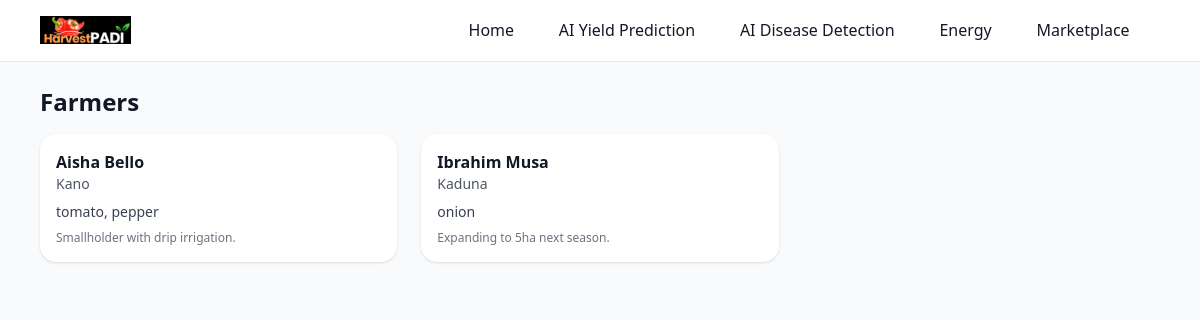
The page /farmers/ on the database its author committed.
### core/models.py (models this page shows, shortened)
class FarmerProfile(models.Model):
    name = models.CharField(max_length=120)
    location = models.CharField(max_length=120, blank=True)
    crops = models.CharField(max_length=200, blank=True)  # e.g., "tomato, pepper"
    about = models.TextField(blank=True)

### core/views.py (the view)
# urls.py: path('farmers/', views.farmers, name='farmers'),  # NEW
def farmers(request):
    return render(request, 'core/farmers.html', {
        'role': get_role(request),
        'farmers': FarmerProfile.objects.all()
    })

### core/utils.py (called while the page is built)
def get_role(request, default="farmer"):
    return request.session.get("role", default)

### templates/core/farmers.html (shortened to what this page needs)
{% extends 'base.html' %}
{% block content %}
<h1 class="text-2xl font-bold mb-4">Farmers</h1>
<div class="grid md:grid-cols-3 gap-6">
  {% for f in farmers %}
  <div class="bg-white p-4 rounded-2xl shadow">
    <div class="font-semibold">{{ f.name }}</div>
    <div class="text-sm text-gray-600">{{ f.location }}</div>
    <p class="text-sm text-gray-700 mt-2">{{ f.crops }}</p>
    <p class="text-xs text-gray-500 mt-2">{{ f.about }}</p>
  </div>
  {% empty %}
  <p class="text-gray-600">No farmers yet.</p>
  {% endfor %}
</div>
{% endblock %}

### rows shown on the page
FarmerProfile: name "Aisha Bello", location "Kano", crops "tomato, pepper", about "Smallholder with drip irrigation."
FarmerProfile: name "Ibrahim Musa", location "Kaduna", crops "onion", about "Expanding to 5ha next season."
